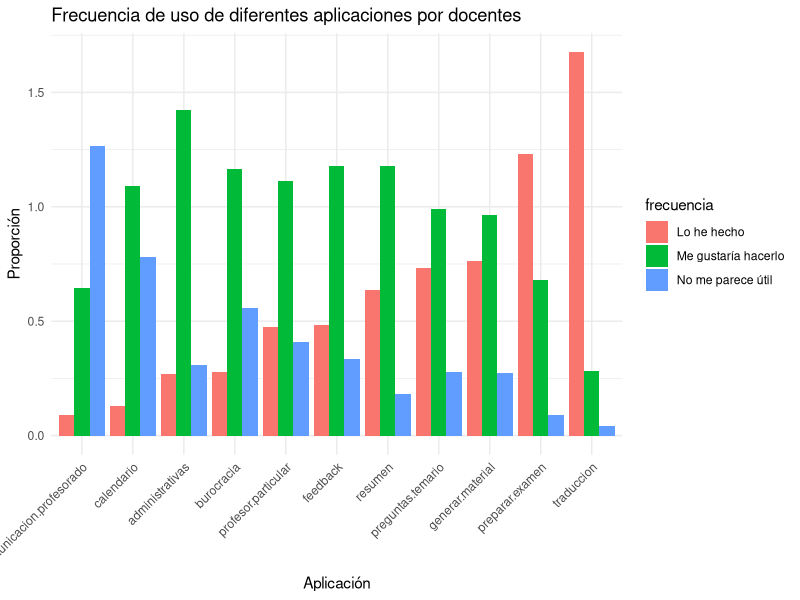
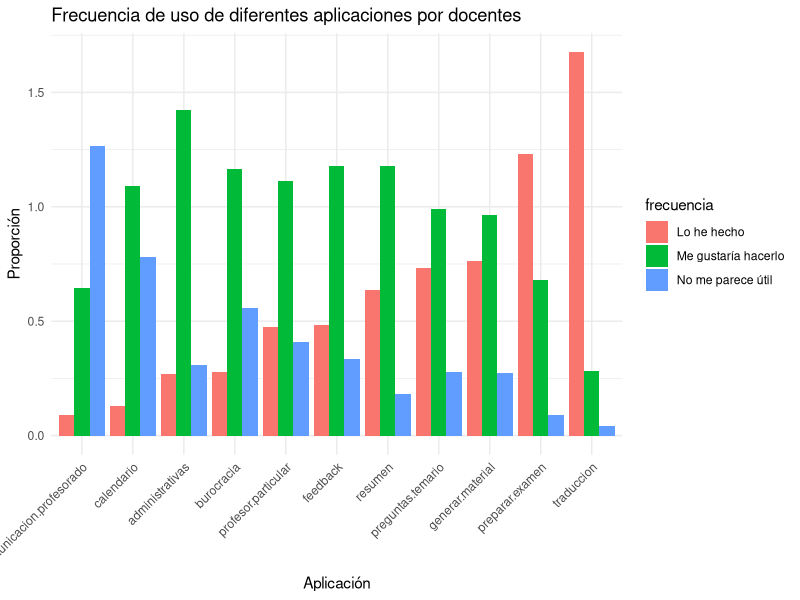

Source code (R) for these figures, in order:
library(ggplot2)
library(dplyr)
library(tidyr)

frecuencias_data <- read.csv("data/frecuencias-uso-docentes.csv", header = TRUE, na.strings="", sep = ";")

columnas <- strsplit("administrativas;burocracia;calendario;comunicacion-profesorado;feedback;generar-material;preguntas-temario;preparar-examen;profesor-particular;resumen;traduccion", ";")

resultados_uso <- data.frame( uso=character(),
                              frecuencia=character(),
                              porcentaje = numeric() );

for ( i in columnas[[1]] ) {
  i <- gsub("-", ".", i)
  frecuencias_uso_data  <-  data.frame(Disciplina = frecuencias_data$Disciplina,
                                       frecuencias_data[i]) %>% drop_na()

  porcentajes_data <-  frecuencias_uso_data %>% group_by(Disciplina,.data[[i]]) %>%
  summarise(Número = n()) %>%
  mutate(Proporción = Número / sum(Número))

  porcentajes_data$Frecuencia <- factor(porcentajes_data[[i]],
                                      levels = c("No me parece útil", "Me gustaría hacerlo", "Lo he hecho"))
  porcentajes_data$Disciplina <- factor(porcentajes_data$Disciplina,
                                        levels = c("TIC",
                                                   "Otras")
                                       )

  for (j in levels(porcentajes_data$Frecuencia) ) {
    resultados_uso <- rbind( resultados_uso,
                             data.frame( uso = i,
                                         frecuencia = j,
                                         porcentaje = sum( porcentajes_data$Proporción[porcentajes_data$Frecuencia == j] )
                             )
    )
  }

  frecuencia_tabla <- table( unname(unlist(frecuencias_data[i])), frecuencias_data$Disciplina)
  chisq_frecuencia <- chisq.test(frecuencia_tabla)
  print( chisq_frecuencia$p.value)
  if ( chisq_frecuencia$p.value < 0.05 ) {
    cat("✅ La prueba de chi-cuadrado indica que hay una diferencia significativa en la frecuencia de uso de 📈", i, "📈 con p-value ", chisq_frecuencia$p.value,"\n")
  }
}

# sort by increasing porcentaje of "Lo he hecho"
resultados_uso$uso <- factor(resultados_uso$uso,
                             levels = resultados_uso %>%
                               filter(frecuencia == "Lo he hecho") %>%
                               arrange(porcentaje) %>% pull(uso)
                             )
ggplot(resultados_uso, aes(x=uso, fill=frecuencia, y = porcentaje)) +
  geom_bar( stat="identity", position="dodge") +
  labs(title="Frecuencia de uso de diferentes aplicaciones por docentes", x="Aplicación", y="Proporción") +
  theme_minimal() +
  theme(axis.text.x = element_text(angle = 45, hjust = 1))
ggsave(paste0("figures/frecuencias-uso-docentes.png"), width = 10, height = 6)
